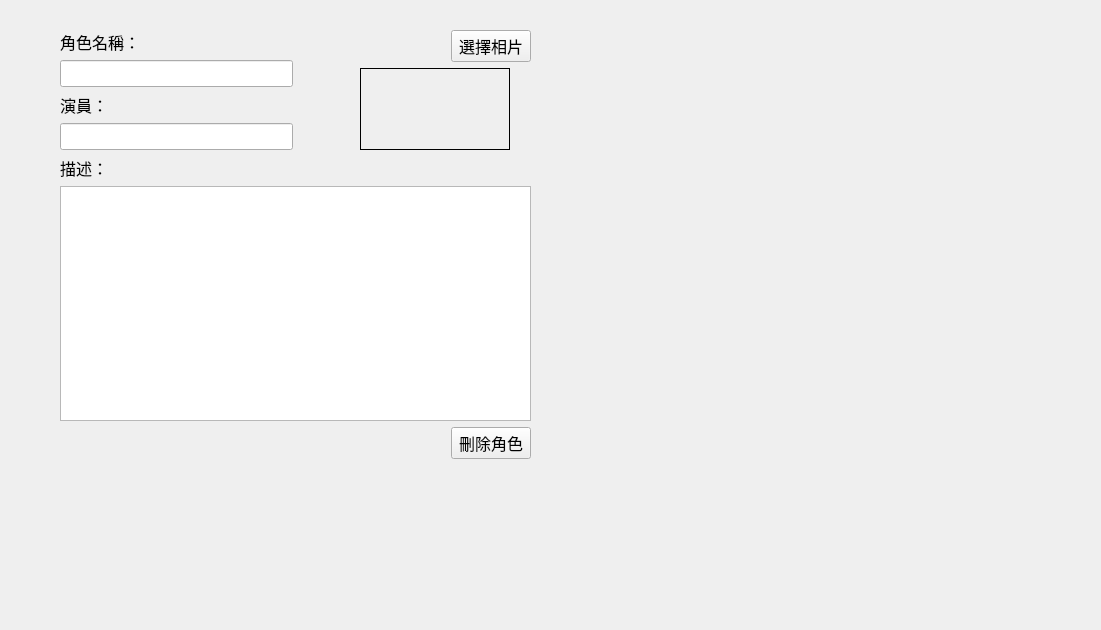
<?xml version="1.0" encoding="UTF-8"?>
<ui version="4.0">
 <class>Form</class>
 <widget class="QWidget" name="Form">
  <property name="geometry">
   <rect>
    <x>0</x>
    <y>0</y>
    <width>1101</width>
    <height>630</height>
   </rect>
  </property>
  <property name="windowTitle">
   <string>Form</string>
  </property>
  <widget class="QWidget" name="verticalLayoutWidget_4">
   <property name="geometry">
    <rect>
     <x>60</x>
     <y>30</y>
     <width>471</width>
     <height>429</height>
    </rect>
   </property>
   <layout class="QVBoxLayout" name="characterLayout">
    <item>
     <layout class="QHBoxLayout" name="horizontalLayout_2">
      <item>
       <layout class="QVBoxLayout" name="verticalLayout">
        <item>
         <widget class="QLabel" name="label">
          <property name="font">
           <font>
            <family>Arial</family>
            <pointsize>12</pointsize>
           </font>
          </property>
          <property name="text">
           <string>角色名稱：</string>
          </property>
         </widget>
        </item>
        <item>
         <widget class="QLineEdit" name="input_Role">
          <property name="font">
           <font>
            <family>Arial</family>
            <pointsize>12</pointsize>
           </font>
          </property>
         </widget>
        </item>
        <item>
         <widget class="QLabel" name="label_2">
          <property name="font">
           <font>
            <family>Arial</family>
            <pointsize>12</pointsize>
           </font>
          </property>
          <property name="text">
           <string>演員：</string>
          </property>
         </widget>
        </item>
        <item>
         <widget class="QLineEdit" name="input_Actor">
          <property name="font">
           <font>
            <family>Arial</family>
            <pointsize>12</pointsize>
           </font>
          </property>
         </widget>
        </item>
       </layout>
      </item>
      <item>
       <layout class="QVBoxLayout" name="verticalLayout_4">
        <item>
         <layout class="QHBoxLayout" name="horizontalLayout_6">
          <item>
           <spacer name="horizontalSpacer_3">
            <property name="orientation">
             <enum>Qt::Horizontal</enum>
            </property>
            <property name="sizeHint" stdset="0">
             <size>
              <width>40</width>
              <height>20</height>
             </size>
            </property>
           </spacer>
          </item>
          <item>
           <widget class="QPushButton" name="photo_btn">
            <property name="font">
             <font>
              <family>Arial</family>
              <pointsize>12</pointsize>
             </font>
            </property>
            <property name="text">
             <string>選擇相片</string>
            </property>
           </widget>
          </item>
         </layout>
        </item>
        <item>
         <layout class="QHBoxLayout" name="horizontalLayout_3">
          <item>
           <spacer name="horizontalSpacer_2">
            <property name="orientation">
             <enum>Qt::Horizontal</enum>
            </property>
            <property name="sizeType">
             <enum>QSizePolicy::Preferred</enum>
            </property>
            <property name="sizeHint" stdset="0">
             <size>
              <width>40</width>
              <height>20</height>
             </size>
            </property>
           </spacer>
          </item>
          <item>
           <widget class="QLabel" name="label_7">
            <property name="maximumSize">
             <size>
              <width>150</width>
              <height>250</height>
             </size>
            </property>
            <property name="autoFillBackground">
             <bool>false</bool>
            </property>
            <property name="frameShape">
             <enum>QFrame::Box</enum>
            </property>
            <property name="text">
             <string/>
            </property>
            <property name="pixmap">
             <pixmap>../../../../../Iron_Man_Armor_Model_37.jpg</pixmap>
            </property>
            <property name="scaledContents">
             <bool>true</bool>
            </property>
           </widget>
          </item>
         </layout>
        </item>
       </layout>
      </item>
      <item>
       <layout class="QVBoxLayout" name="verticalLayout_2"/>
      </item>
     </layout>
    </item>
    <item>
     <layout class="QVBoxLayout" name="verticalLayout_3">
      <item>
       <widget class="QLabel" name="label_3">
        <property name="font">
         <font>
          <family>Arial</family>
          <pointsize>12</pointsize>
         </font>
        </property>
        <property name="text">
         <string>描述：</string>
        </property>
       </widget>
      </item>
      <item>
       <widget class="QTextEdit" name="input_Desc"/>
      </item>
      <item>
       <layout class="QHBoxLayout" name="horizontalLayout">
        <item>
         <spacer name="horizontalSpacer">
          <property name="orientation">
           <enum>Qt::Horizontal</enum>
          </property>
          <property name="sizeHint" stdset="0">
           <size>
            <width>40</width>
            <height>20</height>
           </size>
          </property>
         </spacer>
        </item>
        <item>
         <widget class="QPushButton" name="delete_btn">
          <property name="font">
           <font>
            <family>Arial</family>
            <pointsize>12</pointsize>
           </font>
          </property>
          <property name="text">
           <string>刪除角色</string>
          </property>
         </widget>
        </item>
       </layout>
      </item>
     </layout>
    </item>
   </layout>
  </widget>
 </widget>
 <resources/>
 <connections/>
</ui>
